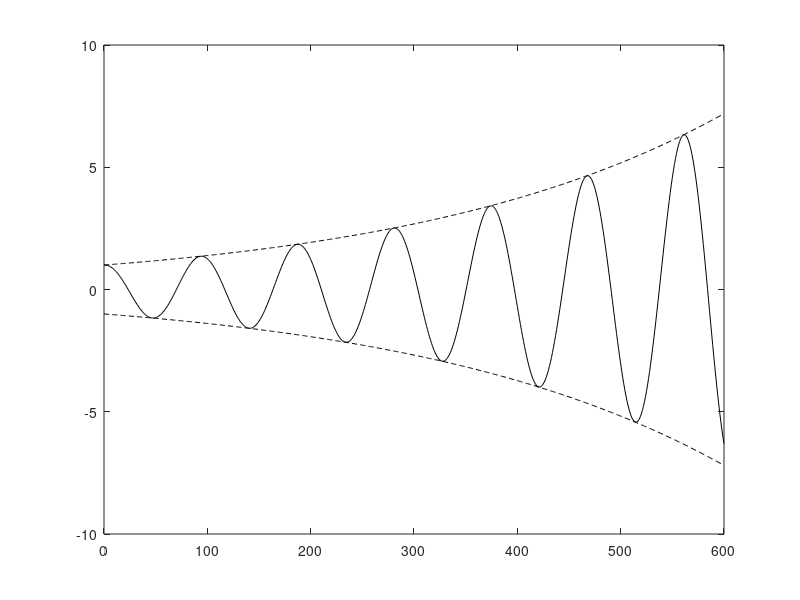
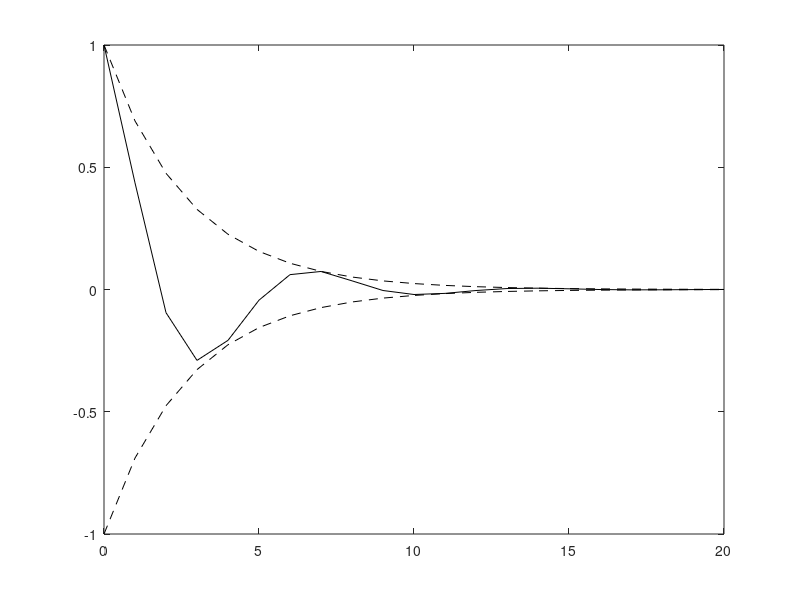

Recreate these plots in MATLAB, in order.
% clear all vars and plots
close all; clear all; clc;

% ===============================================
% notes 6.14 - 6.15

% A matrix for Boeing 747
%A = [-0.006868 0.01395 0 -32.2; -0.09055 -0.3151 773.98 0; 0.0001187 -0.001026 -0.4285 0;0 0 1 0]

% eigenvalues in diag of d, eigenvectors in v (dimensional form)
%[v,d] = eig(A)

% convert to non-dimensional form
%v_mod = [v(1,:)/774; v(2,:)/774; v(3,:)*27.31/(2*774); v(4,:)]

% rescale to have u hat,alpha,q hat divided by theta
%spo = v_mod(:,1)/v_mod(4,1)

% convert to cartesian to polar
%[angle_spo, mag_spo] = cart2pol(real(spo),imag(spo));
%[mag_spo angle_spo*180/pi]

% do the same for phugoid
%phugoid = v_mod(:,3)/v_mod(4,3)
%[angle_phugoid, mag_phugoid] = cart2pol(real(phugoid),imag(phugoid));
%[mag_phugoid angle_phugoid*180/pi]
% ===============================================

% pblm 2
%A = [-.045 .036 0 -32.2; -.369 -2.02 176 0; .0019 -0.0396 -2.948 0; 0 0 1 0]
%d = eig(A)  % this just returns eigenvalues
%plot(d,'x')  % plot complex Im vs Re

% pblm 3
t = 0:600;
%y = real(exp((-.003289+i*.06723)*t)); % phugoid
%yenv = exp(-.003289*t);
y = real(exp((.003289+i*.06723)*t)); % phugoid pos real
yenv = exp(.003289*t);
plot(t,y,'k');
hold on;
plot(t,yenv,'k--')
plot(t,-yenv,'k--')

figure;
%t = 0:600;
t = 0:20;
y = real(exp((-.3719+i*.8857)*t)); % spo
yenv = exp(-.3719*t);
plot(t,y,'k');
hold on;
plot(t,yenv,'k--')
plot(t,-yenv,'k--')
